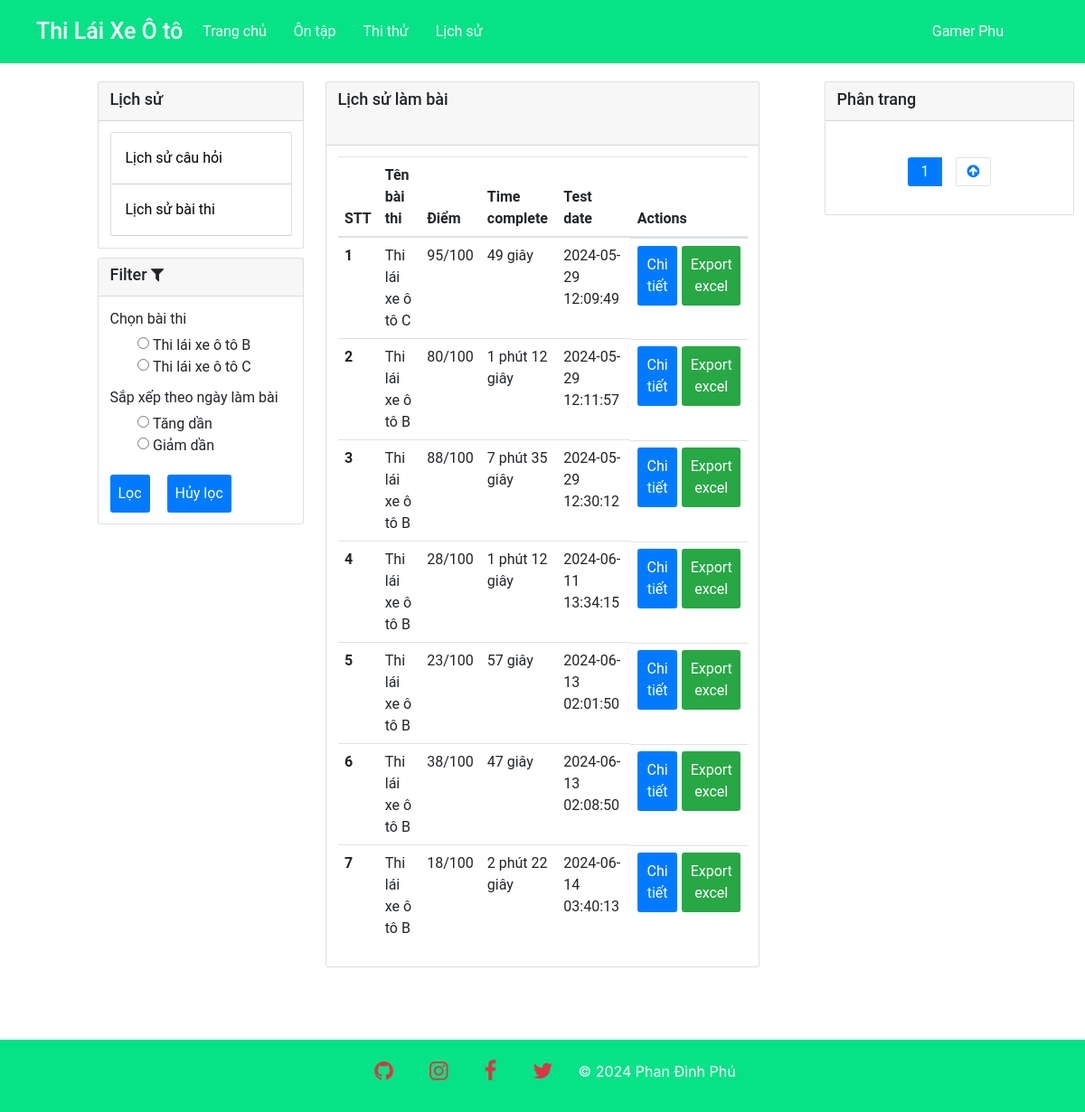
Screenshot of /?module=pages&action=historyExam (signed in) with the database file from the repository.
### tables this page shows
CREATE TABLE IF NOT EXISTS `exam` (
  `examName` varchar(250) NOT NULL,
  `timeLimit` int DEFAULT NULL,
  `createdAt` datetime DEFAULT NULL,
  `updatedAt` datetime DEFAULT NULL,
  `status` int NOT NULL DEFAULT '0',
  `soCauHoi` int DEFAULT '0',
  PRIMARY KEY (`examName`) USING BTREE
);

CREATE TABLE IF NOT EXISTS `result` (
  `id` int NOT NULL AUTO_INCREMENT,
  `userId` int DEFAULT NULL,
  `examName` varchar(250) DEFAULT NULL,
  `score` int DEFAULT NULL,
  `timeComplete` text,
  `testDate` datetime DEFAULT NULL,
  `soCauDung` int DEFAULT NULL,
  `soCauSai` int DEFAULT NULL,
  `soCauTrong` int DEFAULT NULL,
  `ketQua` varchar(50) DEFAULT NULL,
  PRIMARY KEY (`id`),
  KEY `FK_result_exam` (`examName`),
  KEY `FK_result_users` (`userId`),
  CONSTRAINT `FK_result_exam` FOREIGN KEY (`examName`) REFERENCES `exam` (`examName`) ON DELETE CASCADE ON UPDATE CASCADE,
  CONSTRAINT `FK_result_users` FOREIGN KEY (`userId`) REFERENCES `users` (`id`) ON DELETE CASCADE ON UPDATE CASCADE
);

### db/database.php (called while the page is built, shortened)
<?php
require_once __DIR__.'./dbconnect.php';
function query($sql, $data = []) {
    global $conn;
    $stmt = $conn->prepare($sql);
    if ($data) {
        $stmt->execute($data);
    } else {
        $stmt->execute();
    }
    return $stmt;
}
function getRows($sql, $data = []) {
    return query($sql, $data)->fetchAll();
}
function getRow($sql, $data = []) {
    return query($sql, $data)->fetch();
}

### client/pages/historyExam.php (the view, shortened to what this page needs)
<?php
$limit = 15;
$page = isset($_GET['page']) ? $_GET['page'] : 1;
$start = ($page - 1) * $limit;
$exams = getRows('SELECT * FROM result
                WHERE  userId = :userId
                LIMIT ' . $start . ', ' . $limit, ['userId' => $_SESSION['user']['id']]);
$total = getRow('SELECT count(*) as total FROM result WHERE userId = :userId', ['userId' => $_SESSION['user']['id']]);
$total_records = $total['total'];
$total_pages = ceil($total_records / $limit);
?>
<!DOCTYPE html>
<html lang="en">
<head>
    <link rel="stylesheet" href="https://cdnjs.cloudflare.com/ajax/libs/font-awesome/4.7.0/css/font-awesome.min.css">
    <link rel="stylesheet" href="https://maxcdn.bootstrapcdn.com/bootstrap/4.4.1/css/bootstrap.min.css">
    <link rel="stylesheet" href="<?= BASE_URL.'client/assets/css/grid.css' ?>">
    <link rel="stylesheet" href="<?= BASE_URL.'client/assets/css/main.css' ?>">
</head>
<body>
    <div class="app">
        <?php
        include_once 'client/layout/header.php';
        ?>
        <div class="app__container">
            <div class="grid wide">
                <div class="row">
                    <div class="col c-3">
                        <div class="card">
                            <div class="card-header">
                                <h3>Lịch sử</h3>
                            </div>
                            <div class="card-body">
                                <ul class="list-group">
                                    <li class="list-group-item">
                                        <a class="list-group-link" href="?module=pages&action=historyQuestion">Lịch sử câu hỏi</a>
                                    </li>
                                    <li class="list-group-item">
                                        <a class="list-group-link" href="?module=pages&action=historyExam">Lịch sử bài thi</a>
                                    </li>
                                </ul>
                            </div>
                        </div>
                        <div class="card mt-3">
                            <div class="card-header">
                                <h3>
                                    Filter
                                    <i class="fa fa-filter" aria-hidden="true"></i>
                                </h3>
                            </div>
                            <div class="card-body">
                                <form action="<?= htmlspecialchars($_SERVER['PHP_SELF']) ?>" method="get">
                                    <div class="form-group">
                                        <label for="examName">Chọn bài thi</label>
                                        <?php
                                        $examsFilter = getRows('SELECT * FROM exam WHERE status = 1');
                                        foreach ($examsFilter as $exam) : ?>
                                            <div class="form-check ml-5">
                                                <input class="form-check-input" type="radio" name="examName" id="<?php echo $exam['examName']; ?>" value="<?php echo $exam['examName']; ?>" <?php echo isset($_GET['examName']) && $_GET['examName'] == $exam['examName'] ? 'checked' : ''; ?>>
                                                <label class="form-check-label ml-2" for="<?php echo $exam['examName']; ?>">
                                                    <?php echo $exam['examName']; ?>
                                                </label>
                                            </div>
                                        <?php endforeach; ?>
                                    </div>
                                    <div class="form-group">
                                        <label for="testDate">Sắp xếp theo ngày làm bài</label>
                                        <div class="form-check ml-5">
                                            <input class="form-check-input" type="radio" name="testDate" id="asc" value="asc" <?php echo isset($_GET['testDate']) && $_GET['testDate'] == 'asc' ? 'checked' : ''; ?>>
                                            <label class="form-check-label ml-2" for="asc">
                                                Tăng dần
                                            </label>
                                        </div>
                                        <div class="form-check ml-5">
                                            <input class="form-check-input" type="radio" name="testDate" id="desc" value="desc" <?php echo isset($_GET['testDate']) && $_GET['testDate'] == 'desc' ? 'checked' : ''; ?>>
                                            <label class="form-check-label ml-2" for="desc">
                                                Giảm dần
                                            </label>
                                        </div>
                                    </div>
                                    <button type="submit" class="btn btn-primary mt-3">Lọc</button>
                                    <a class="btn btn-primary mt-3 ml-4" href="?module=pages&action=historyExam">Hủy lọc</a>
                                </form>
                            </div>
                        </div>
                    </div>
                    <div class="col c-6">
                        <div class="card">
                            <div class="card-header">
                                <h3>Lịch sử làm bài</h3>
                                <div class="alert" role="alert">
                                </div>
                            </div>
                            <div class="card-body">
                                <div id="form-profile">
                                    <table class="table">
                                        <thead>
                                            <tr>
                                                <th scope="col">STT</th>
                                                <th scope="col">Tên bài thi</th>
                                                <th scope="col">Điểm</th>
                                                <th scope="col">Time complete</th>
                                                <th scope="col">Test date</th>
                                                <th scope="col">Actions</th>
                                            </tr>
                                        </thead>
                                        <tbody>
                                            <?php foreach ($exams as $key => $exam) : ?>
                                                <tr>
                                                    <th scope="row"><?php echo $key + 1; ?></th>
                                                    <td><?php echo $exam['examName']; ?></td>
                                                    <td><?php echo $exam['score']; ?>/100</td>
                                                    <td><?php echo $exam['timeComplete']; ?></td>
                                                    <td><?php echo $exam['testDate']; ?></td>
                                                    <td style="
                                                        display: flex;
                                                    ">
                                                        <button class="btn btn-primary btn-detail" value="<?= $exam['userId'] ?>" test-date="<?= $exam['testDate'] ?>" >Chi tiết</button>
                                                        <button class="btn btn-success btn-export ml-2" test-date="<?= $exam['testDate'] ?>" >Export excel</button>
                                                    </td>
                                                </tr>
                                            <?php endforeach; ?>
                                        </tbody>
                                    </table>
                                </div>
                            </div>
                        </div>
                    </div>
                    <div class="col c-3" style="
                        position: fixed;
                        right: 0;
                    ">
                        <div class="card">
                            <div class="card-header">
                                <h3>Phân trang</h3>
                            </div>
                            <div class="card-body">
                                <nav aria-label="Page navigation" style="
                                    overflow-x: hidden;
                                    overflow-y: scroll;
                                    max-height: 387px;
                                ">
                                    <ul class="pagination" style="flex-wrap: wrap;">
                                        <?php for ($i = 1; $i <= $total_pages; $i++) : ?>
                                            <li class="page-item <?php echo $page == $i ? 'active' : ''; ?>"><a class="page-link" href="?module=pages&action=historyExam<?= isset($_GET['examName']) ? '&examName=' . $_GET['examName'] : '' ?><?= isset($_GET['testDate']) ? '&testDate=' . $_GET['testDate'] : '' ?>&page=<?php echo $i; ?>"><?php echo $i; ?></a></li>
                                        <?php endfor; ?>
                                        <li class="page-item">
                                            <a class="page-link" href="#" aria-label="End">
                                                <i class="fa fa-arrow-circle-up" aria-hidden="true"></i>
                                            </a>
                                        </li>
                                    </ul>
                                </nav>
                            </div>
                        </div>
                    </div>
                </div>
            </div>
        </div>
    </div>
    <?php
    include_once 'client/layout/footer.php';
    ?>
</body>
</html>

### client/assets/css/grid.css (style rules this page uses)
.grid { width: 100%; display: block; }
.grid.wide { max-width: 1200px; margin: 0 auto; }
.row { display: flex; flex-wrap: wrap; margin-left: -4px; margin-right: -4px; }
.col { padding-left: 4px; padding-right: 4px; }
.c-3 { flex: 0 0 25%; max-width: 25%; }
.c-6 { flex: 0 0 50%; max-width: 50%; }
@media (min-width: 46.25em) { .row { margin-left: -8px; margin-right: -8px; } }
@media (min-width: 46.25em) { .col { padding-left: 8px; padding-right: 8px; } }
@media (min-width: 69.5625em) { .row { margin-left: -12px; margin-right: -12px; } }
@media (min-width: 69.5625em) { .col { padding-left: 12px; padding-right: 12px; } }
@media (min-width: 64em) and (max-width: 77.4375em) { .wide { width: 984px; } }
@media (min-width: 64em) and (max-width: 77.4375em) { .wide .row { margin-left: -12px; margin-right: -12px; } }
@media (min-width: 64em) and (max-width: 77.4375em) { .wide .col { padding-left: 12px; padding-right: 12px; } }

### client/assets/css/main.css (style rules this page uses)
* { margin: 0; padding: 0; box-sizing: border-box; user-select: none; }
html { scroll-behavior: smooth; font-size: 62.5%; }
.app { font-family: "Roboto", sans-serif; min-height: 100vh; display: flex; flex-direction: column; justify-content: space-between; }
.app__container { margin-top: 20px; min-height: 365px; margin-bottom: 80px; }
.pagination { display: flex; justify-content: center; align-items: center; list-style: none; margin-top: 20px; }
.page-item { flex: 0 0 20%; margin: 2px; padding: 6px; }
.page-link { text-align: center; }
.card-header > h3 { font-size: 1.8rem; }
.card-body { font-size: 1.6rem; }
.list-group-item { padding: 1rem; border-bottom: 1px solid #ccc; }
.list-group-link { display: block; font-size: 1.6rem; text-decoration: none; color: #000; padding: 0.6rem; }
.btn { padding: 8px; font-size: 1.6rem; }

### rows the page displays
exam: examName "Thi lái xe ô tô B"
exam: examName "Thi lái xe ô tô C"
result: examName "Thi lái xe ô tô C", score "95", timeComplete "49 giây", testDate "2024-05-29 12:09:49"
result: examName "Thi lái xe ô tô B", score "80", timeComplete "1 phút 12 giây", testDate "2024-05-29 12:11:57"
result: examName "Thi lái xe ô tô B", score "88", timeComplete "7 phút 35 giây", testDate "2024-05-29 12:30:12"
result: examName "Thi lái xe ô tô B", score "28", timeComplete "1 phút 12 giây", testDate "2024-06-11 13:34:15"
result: examName "Thi lái xe ô tô B", score "23", timeComplete "57 giây", testDate "2024-06-13 02:01:50"
result: examName "Thi lái xe ô tô B", score "38", timeComplete "47 giây", testDate "2024-06-13 02:08:50"
result: examName "Thi lái xe ô tô B", score "18", timeComplete "2 phút 22 giây", testDate "2024-06-14 03:40:13"

### other values shown
$_SESSION['user']['userName'] "Gamer Phu"
